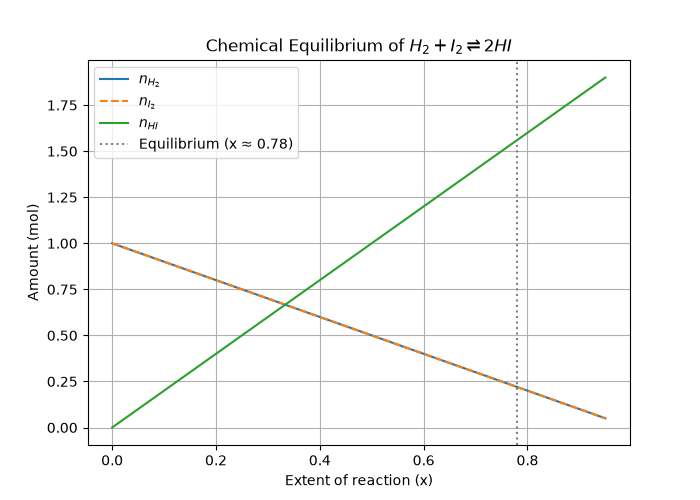

Here is the Python script that generated this plot:
import numpy as np
import matplotlib.pyplot as plt
from scipy.optimize import newton, minimize

K = 50.0

def k_imbalance(x):
    return ((2 * x)**2) / ((1 - x)**2) - K

def k_imbalance_sq(x):
    x_val = x[0] if isinstance(x, (list, np.ndarray)) else x
    return (k_imbalance(x_val))**2

# Newton root-finding starting at 0.6 to avoid derivative zero error
x_newton = newton(k_imbalance, x0=0.6)

# SLSQP minimization
res_slsqp = minimize(k_imbalance_sq, x0=[0.5], method="SLSQP", bounds=[(0.001, 0.999)])
x_slsqp = res_slsqp.x[0]

print(f"Equilibrium extent x (Newton): {x_newton:.4f}")
print(f"Equilibrium extent x (SLSQP):  {x_slsqp:.4f}")

x_eq = float(x_newton)
nH2_eq = 1 - x_eq
nI2_eq = 1 - x_eq
nHI_eq = 2 * x_eq

print(f"At equilibrium: H2 = {nH2_eq:.3f} mol, I2 = {nI2_eq:.3f} mol, HI = {nHI_eq:.3f} mol")

# Plotting progress
x_vals = np.linspace(0, 0.95, 200)
nH2 = 1 - x_vals
nI2 = 1 - x_vals
nHI = 2 * x_vals

plt.figure(figsize=(7, 5))
plt.plot(x_vals, nH2, label=r'$n_{H_2}$')
plt.plot(x_vals, nI2, '--', label=r'$n_{I_2}$')
plt.plot(x_vals, nHI, label=r'$n_{HI}$')
plt.axvline(x=x_eq, color='gray', linestyle=':', label=f'Equilibrium (x ≈ {x_eq:.2f})')
plt.xlabel('Extent of reaction (x)')
plt.ylabel('Amount (mol)')
plt.title(r'Chemical Equilibrium of $H_2 + I_2 \rightleftharpoons 2HI$')
plt.legend()
plt.grid(True)
plt.savefig("equilibrium.png")
plt.close()
print("SUCCESS: equilibrium.png created!")
